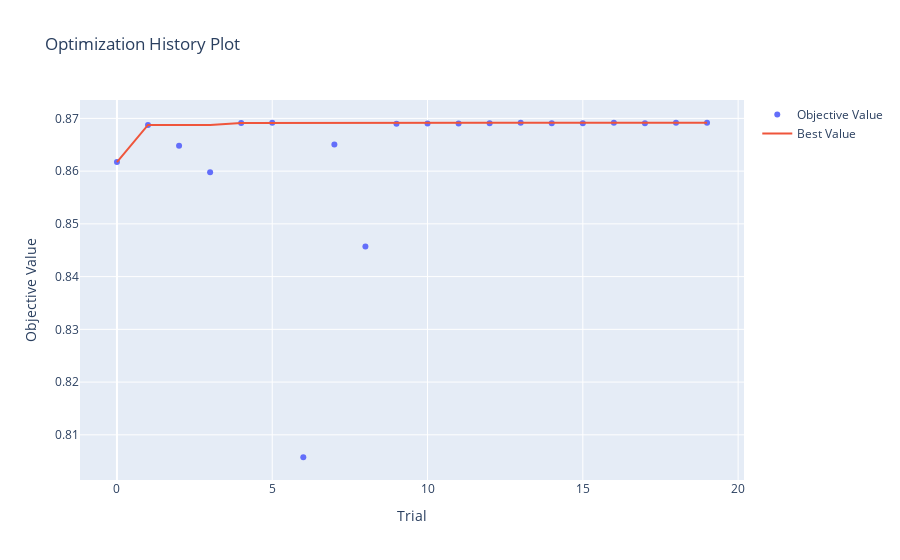
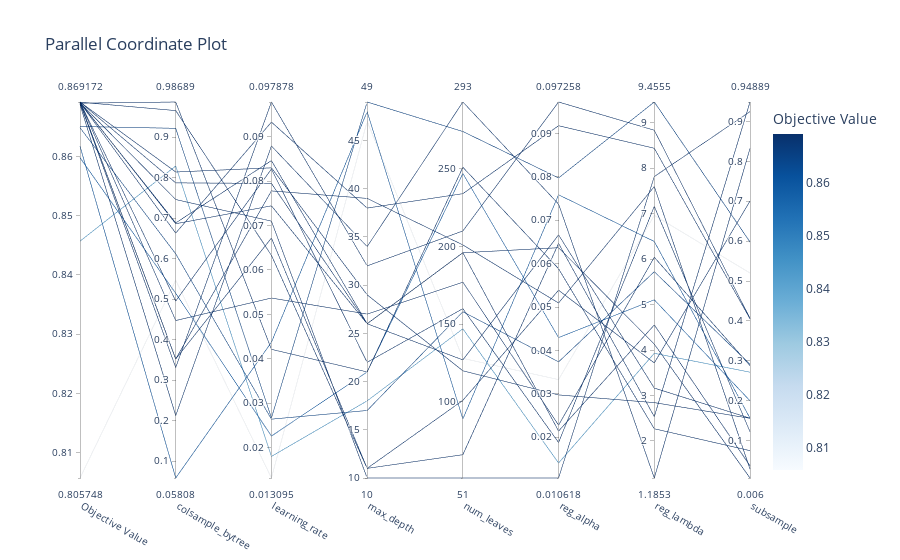
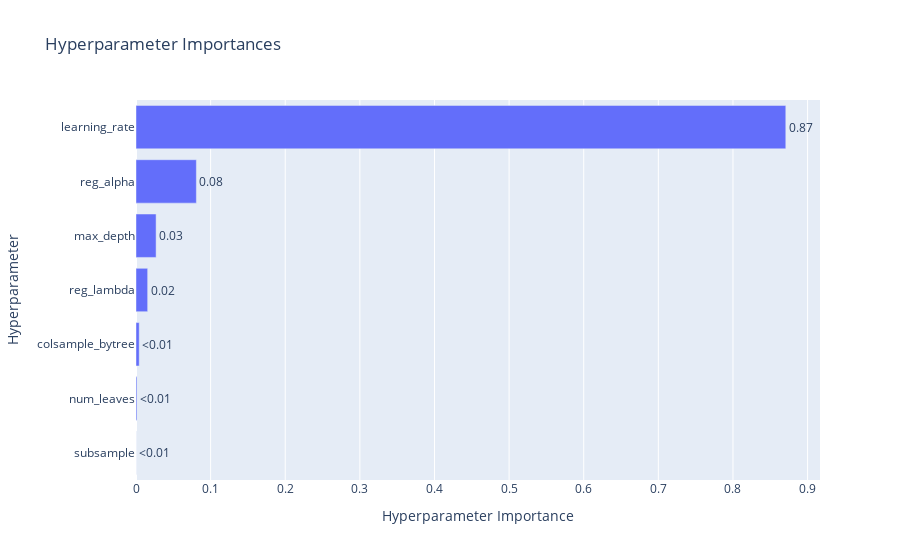

Notebook cell for these charts, in order:
### Code cell
n_trials = 20
random_state = 42
kfold = 10

# Define the study name and storage path (local SQLite database file)
study_name = f"lgbm_model_feature_engg"
storage = "sqlite:///my_study.db"

study = execute_optuna(
    n_trials=n_trials, random_state=random_state, study_name=study_name
)

# Load the existing study
study = optuna.load_study(study_name=study_name, storage=storage)

### Figure 1 — Plotly figure (JSON) as saved in the notebook; plotly's stock layout.template omitted (floating-point values rounded to 4 significant figures)
{"data": [{"mode": "markers", "name": "Objective Value", "type": "scatter", "x": [0, 1, 2, 3, 4, 5, 6, 7, 8, 9, 10, 11, 12, 13, 14, 15, 16, 17, 18, 19], "y": [0.8617, 0.8688, 0.8648, 0.8598, 0.8691, 0.8692, 0.8057, 0.865, 0.8457, 0.869, 0.869, 0.869, 0.8691, 0.8692, 0.8691, 0.8691, 0.8692, 0.8691, 0.8692, 0.8692]}, {"mode": "lines", "name": "Best Value", "type": "scatter", "x": [0, 1, 2, 3, 4, 5, 6, 7, 8, 9, 10, 11, 12, 13, 14, 15, 16, 17, 18, 19], "y": [0.8617, 0.8688, 0.8688, 0.8688, 0.8691, 0.8692, 0.8692, 0.8692, 0.8692, 0.8692, 0.8692, 0.8692, 0.8692, 0.8692, 0.8692, 0.8692, 0.8692, 0.8692, 0.8692, 0.8692]}, {"marker": {"color": "#cccccc"}, "mode": "markers", "name": "Infeasible Trial", "showlegend": false, "type": "scatter", "x": [], "y": []}], "layout": {"title": {"text": "Optimization History Plot"}, "xaxis": {"title": {"text": "Trial"}}, "yaxis": {"title": {"text": "Objective Value"}}}}

### Figure 2 — Plotly figure (JSON) as saved in the notebook; plotly's stock layout.template omitted (floating-point values rounded to 4 significant figures)
{"data": [{"dimensions": [{"label": "Objective Value", "range": [0.8057, 0.8692], "values": [0.8617, 0.8688, 0.8648, 0.8598, 0.8691, 0.8692, 0.8057, 0.865, 0.8457, 0.869, 0.869, 0.869, 0.8691, 0.8692, 0.8691, 0.8691, 0.8692, 0.8691, 0.8692, 0.8692]}, {"label": "colsample_bytree", "range": [0.05808, 0.9869], "values": [0.05808, 0.2123, 0.6119, 0.5142, 0.9656, 0.4952, 0.5467, 0.9219, 0.8287, 0.9869, 0.331, 0.746, 0.3521, 0.6862, 0.6882, 0.352, 0.4471, 0.6631, 0.7871, 0.814]}, {"label": "learning_rate", "range": [0.01309, 0.09788], "values": [0.04371, 0.08796, 0.02636, 0.02255, 0.06332, 0.08276, 0.01309, 0.02664, 0.01796, 0.04211, 0.09788, 0.07101, 0.0672, 0.07447, 0.08466, 0.07783, 0.05368, 0.09334, 0.07952, 0.08303]}, {"label": "max_depth", "range": [10, 49], "values": [48, 34, 17, 21, 11, 22, 47, 49, 18, 21, 32, 10, 11, 26, 26, 39, 27, 38, 26, 29]}, {"label": "num_leaves", "range": [51, 293], "values": [89, 293, 158, 247, 66, 160, 128, 274, 147, 251, 210, 51, 101, 196, 196, 201, 177, 234, 127, 120]}, {"label": "reg_alpha", "range": [0.01062, 0.09726], "values": [0.07588, 0.07373, 0.03738, 0.04297, 0.06468, 0.01879, 0.03329, 0.07976, 0.01407, 0.05884, 0.09726, 0.01062, 0.05388, 0.06368, 0.02143, 0.05094, 0.0228, 0.09179, 0.06664, 0.02976]}, {"label": "reg_lambda", "range": [1.185, 9.455], "values": [6.388, 1.185, 5.723, 5.105, 2.535, 7.158, 6.963, 9.455, 3.928, 2.268, 8.834, 7.816, 3.716, 4.129, 4.552, 7.595, 6.041, 8.438, 3.163, 2.843]}, {"label": "subsample", "range": [0.005997, 0.9489], "values": [0.156, 0.8324, 0.2912, 0.1997, 0.9489, 0.122, 0.5201, 0.5979, 0.2713, 0.07455, 0.4064, 0.9248, 0.7006, 0.005997, 0.03649, 0.02832, 0.2879, 0.4053, 0.156, 0.1557]}], "labelangle": 30, "labelside": "bottom", "line": {"color": [0.8617, 0.8688, 0.8648, 0.8598, 0.8691, 0.8692, 0.8057, 0.865, 0.8457, 0.869, 0.869, 0.869, 0.8691, 0.8692, 0.8691, 0.8691, 0.8692, 0.8691, 0.8692, 0.8692], "colorbar": {"title": {"text": "Objective Value"}}, "colorscale": [[0, "rgb(247,251,255)"], [0.125, "rgb(222,235,247)"], [0.25, "rgb(198,219,239)"], [0.375, "rgb(158,202,225)"], [0.5, "rgb(107,174,214)"], [0.625, "rgb(66,146,198)"], [0.75, "rgb(33,113,181)"], [0.875, "rgb(8,81,156)"], [1, "rgb(8,48,107)"]], "reversescale": false, "showscale": true}, "type": "parcoords"}], "layout": {"title": {"text": "Parallel Coordinate Plot"}}}

### Figure 3 — Plotly figure (JSON) as saved in the notebook; plotly's stock layout.template omitted (floating-point values rounded to 4 significant figures)
{"data": [{"cliponaxis": false, "hovertemplate": ["subsample (FloatDistribution): 7.588964777105211e-05<extra></extra>", "num_leaves (IntDistribution): 0.0013124301146974224<extra></extra>", "colsample_bytree (FloatDistribution): 0.00431368505826277<extra></extra>", "reg_lambda (FloatDistribution): 0.015638254132246794<extra></extra>", "max_depth (IntDistribution): 0.026934458747214528<extra></extra>", "reg_alpha (FloatDistribution): 0.08090850947191625<extra></extra>", "learning_rate (FloatDistribution): 0.870816772827891<extra></extra>"], "name": "Objective Value", "orientation": "h", "text": ["<0.01", "<0.01", "<0.01", "0.02", "0.03", "0.08", "0.87"], "textposition": "outside", "type": "bar", "x": [7.589e-05, 0.001312, 0.004314, 0.01564, 0.02693, 0.08091, 0.8708], "y": ["subsample", "num_leaves", "colsample_bytree", "reg_lambda", "max_depth", "reg_alpha", "learning_rate"]}], "layout": {"title": {"text": "Hyperparameter Importances"}, "xaxis": {"title": {"text": "Hyperparameter Importance"}}, "yaxis": {"title": {"text": "Hyperparameter"}}}}
